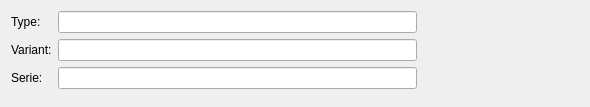
<?xml version="1.0" encoding="UTF-8"?>
<ui version="4.0">
 <class>mdtClVehicleTypeEditor</class>
 <widget class="QWidget" name="mdtClVehicleTypeEditor">
  <property name="geometry">
   <rect>
    <x>0</x>
    <y>0</y>
    <width>590</width>
    <height>107</height>
   </rect>
  </property>
  <property name="windowTitle">
   <string>Form</string>
  </property>
  <layout class="QHBoxLayout" name="horizontalLayout" stretch="5,2">
   <item>
    <layout class="QFormLayout" name="formLayout">
     <item row="0" column="0">
      <widget class="QLabel" name="lb_Type">
       <property name="text">
        <string>Type:</string>
       </property>
      </widget>
     </item>
     <item row="0" column="1">
      <widget class="QLineEdit" name="fld_Type"/>
     </item>
     <item row="1" column="0">
      <widget class="QLabel" name="lb_SubType">
       <property name="text">
        <string>Variant:</string>
       </property>
      </widget>
     </item>
     <item row="1" column="1">
      <widget class="QLineEdit" name="fld_SubType">
       <property name="minimumSize">
        <size>
         <width>200</width>
         <height>0</height>
        </size>
       </property>
      </widget>
     </item>
     <item row="2" column="0">
      <widget class="QLabel" name="lb_SeriesNumber">
       <property name="text">
        <string>Serie:</string>
       </property>
      </widget>
     </item>
     <item row="2" column="1">
      <widget class="QLineEdit" name="fld_SeriesNumber"/>
     </item>
    </layout>
   </item>
   <item>
    <spacer name="horizontalSpacer">
     <property name="orientation">
      <enum>Qt::Horizontal</enum>
     </property>
     <property name="sizeHint" stdset="0">
      <size>
       <width>159</width>
       <height>20</height>
      </size>
     </property>
    </spacer>
   </item>
  </layout>
 </widget>
 <resources/>
 <connections/>
</ui>
